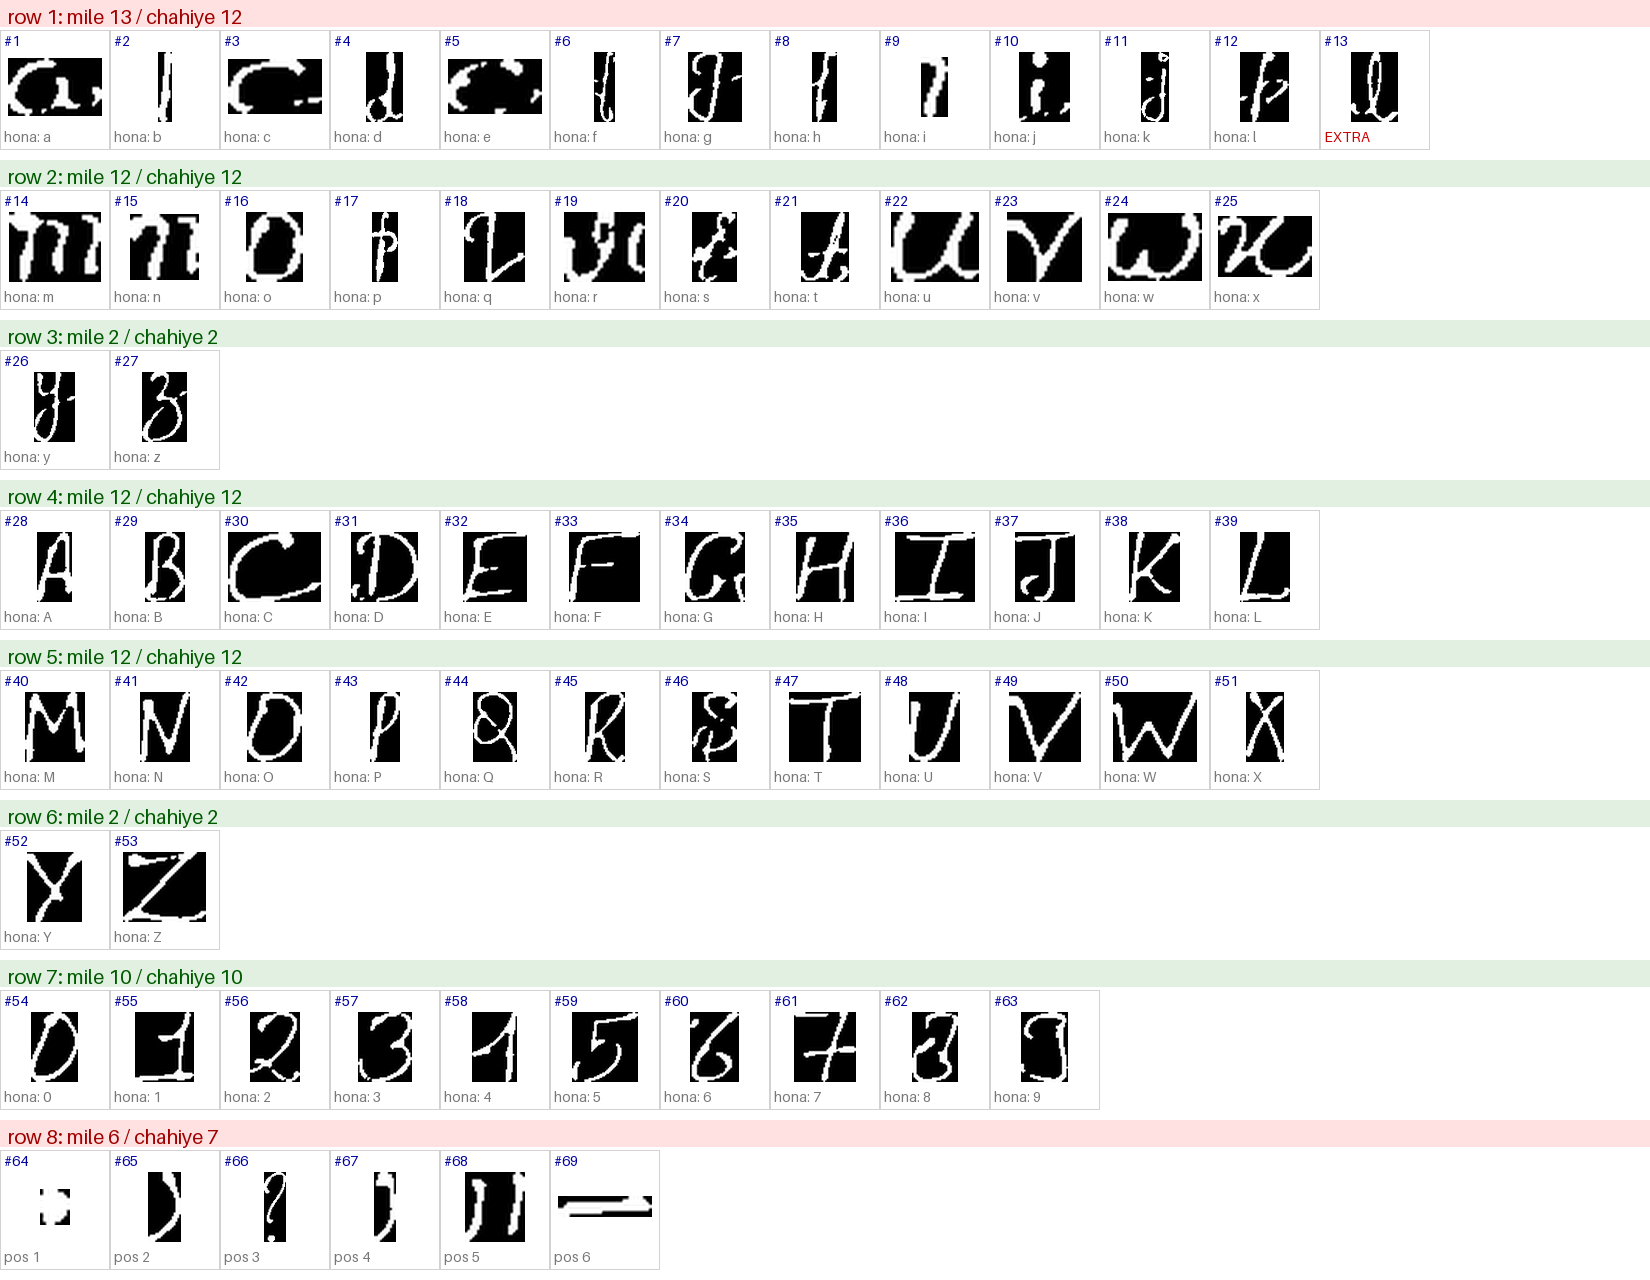

Python code for this plot:
r"""
blob_sheet.py - segmenter ke saare blobs ek numbered contact sheet mein dikhata hai.

Run (venv ke python se, kyunki Pillow venv mein hai):
    venv\Scripts\python.exe blob_sheet.py friend_seg.json

Output: blob_sheet.png
 - har row ke upar: "row N: mile X / chahiye Y"  (mismatch wali row laal)
 - har blob ke upar uska global number, neeche woh letter jo template ke hisaab se wahan hona chahiye
   (jahan se letters "khisakne" lagein, wahi se pehla toota/extra/missing blob hai)
"""
import base64
import io
import json
import sys

from PIL import Image, ImageDraw, ImageFont

EXPECTED_ROWS = ["abcdefghijkl", "mnopqrstuvwx", "yz", "ABCDEFGHIJKL", "MNOPQRSTUVWX", "YZ", "0123456789", None]
EXPECTED_SIZES = [12, 12, 2, 12, 12, 2, 10, 7]
CELL_W, CELL_H = 110, 120
COLS = 15


def font(size):
    try:
        return ImageFont.load_default(size=size)
    except TypeError:
        return ImageFont.load_default()


def load(b64):
    im = Image.open(io.BytesIO(base64.b64decode(b64))).convert("RGBA")
    white = Image.new("RGBA", im.size, (255, 255, 255, 255))
    return Image.alpha_composite(white, im).convert("RGB")


def main():
    path = sys.argv[1] if len(sys.argv) > 1 else "friend_seg.json"
    d = json.load(open(path, encoding="utf-8"))
    blobs, sizes = d["blobs"], d["row_sizes"]
    f_big, f_small, f_head = font(18), font(14), font(20)

    rows, i = [], 0
    for n in sizes:
        rows.append(blobs[i:i + n])
        i += n
    if i < len(blobs):
        rows.append(blobs[i:])

    head_h = 30
    sheet_h = sum(head_h + ((len(r) + COLS - 1) // COLS) * CELL_H + 10 for r in rows)
    img = Image.new("RGB", (COLS * CELL_W, sheet_h), (255, 255, 255))
    dr = ImageDraw.Draw(img)

    y, gi = 0, 0
    for ri, row in enumerate(rows):
        want = EXPECTED_SIZES[ri] if ri < len(EXPECTED_SIZES) else None
        bad = want is not None and len(row) != want
        dr.rectangle([0, y, img.width, y + head_h - 4], fill=(255, 225, 225) if bad else (225, 240, 225))
        dr.text((8, y + 4), f"row {ri + 1}: mile {len(row)} / chahiye {want}", fill=(160, 0, 0) if bad else (0, 90, 0), font=f_head)
        y += head_h
        exp = EXPECTED_ROWS[ri] if ri < len(EXPECTED_ROWS) else None
        for k, b64 in enumerate(row):
            cx, cy = (k % COLS) * CELL_W, y + (k // COLS) * CELL_H
            dr.rectangle([cx, cy, cx + CELL_W - 1, cy + CELL_H - 1], outline=(210, 210, 210))
            try:
                g = load(b64)
                s = min((CELL_W - 16) / g.width, (CELL_H - 50) / g.height, 3.0)
                g = g.resize((max(1, round(g.width * s)), max(1, round(g.height * s))), Image.LANCZOS)
                img.paste(g, (cx + (CELL_W - g.width) // 2, cy + 22 + (CELL_H - 50 - g.height) // 2))
            except Exception:
                dr.text((cx + 8, cy + 40), "?", fill=(200, 0, 0), font=f_big)
            dr.text((cx + 4, cy + 2), f"#{gi + 1}", fill=(0, 0, 160), font=f_small)
            if exp and k < len(exp):
                dr.text((cx + 4, cy + CELL_H - 22), f"hona: {exp[k]}", fill=(120, 120, 120), font=f_small)
            elif exp is None:
                dr.text((cx + 4, cy + CELL_H - 22), f"pos {k + 1}", fill=(120, 120, 120), font=f_small)
            else:
                dr.text((cx + 4, cy + CELL_H - 22), "EXTRA", fill=(200, 0, 0), font=f_small)
            gi += 1
        y += ((len(row) + COLS - 1) // COLS) * CELL_H + 10

    img.save("blob_sheet.png")
    print("saved blob_sheet.png", img.size)


if __name__ == "__main__":
    main()
